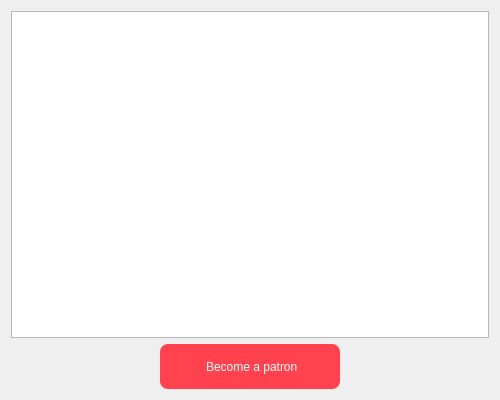
<?xml version="1.0" encoding="UTF-8"?>
<ui version="4.0">
 <class>TopSupportersList</class>
 <widget class="QWidget" name="TopSupportersList">
  <property name="geometry">
   <rect>
    <x>0</x>
    <y>0</y>
    <width>500</width>
    <height>400</height>
   </rect>
  </property>
  <property name="minimumSize">
   <size>
    <width>500</width>
    <height>400</height>
   </size>
  </property>
   <property name="windowTitle">
    <string>Top Supporters @Beya_Waifu</string>
   </property>
  <layout class="QGridLayout" name="gridLayout">
   <item row="0" column="0" colspan="3">
    <widget class="QTextBrowser" name="textBrowser_SupportersNameList">
     <property name="focusPolicy">
      <enum>Qt::NoFocus</enum>
     </property>
    </widget>
   </item>
   <item row="1" column="1">
    <widget class="QPushButton" name="pushButton_BecomePatron">
     <property name="minimumSize">
      <size>
       <width>180</width>
       <height>45</height>
      </size>
     </property>
     <property name="styleSheet">
      <string notr="true">QPushButton{
background-color: rgb(255, 66, 77);
color: rgb(255, 255, 255);
border-style:outset;
border-radius:8px;
padding:10px;
}
QPushButton:hover{
background-color: rgb(255, 105, 112);
color: rgb(255, 255, 255);
border-style:outset;
border-radius:8px;
padding:10px;
}
QPushButton:pressed{
background-color: rgb(223, 50, 61);
color: rgb(255, 255, 255);
border-style:outset;
border-radius:8px;
padding:10px;
}
QPushButton:disabled{
background-color: rgb(166, 166, 166);
color: rgb(255, 255, 255);
border-style:outset;
border-radius:8px;
padding:10px;
}</string>
     </property>
     <property name="text">
      <string> Become a patron</string>
     </property>
     <property name="icon">
      <iconset resource="icon.qrc">
       <normaloff>:/new/prefix1/icon/patreon.png</normaloff>:/new/prefix1/icon/patreon.png</iconset>
     </property>
    </widget>
   </item>
   <item row="1" column="0">
    <spacer name="horizontalSpacer_2">
     <property name="orientation">
      <enum>Qt::Horizontal</enum>
     </property>
     <property name="sizeHint" stdset="0">
      <size>
       <width>40</width>
       <height>20</height>
      </size>
     </property>
    </spacer>
   </item>
   <item row="1" column="2">
    <spacer name="horizontalSpacer">
     <property name="orientation">
      <enum>Qt::Horizontal</enum>
     </property>
     <property name="sizeHint" stdset="0">
      <size>
       <width>40</width>
       <height>20</height>
      </size>
     </property>
    </spacer>
   </item>
  </layout>
 </widget>
 <resources>
  <include location="icon.qrc"/>
 </resources>
 <connections/>
</ui>
